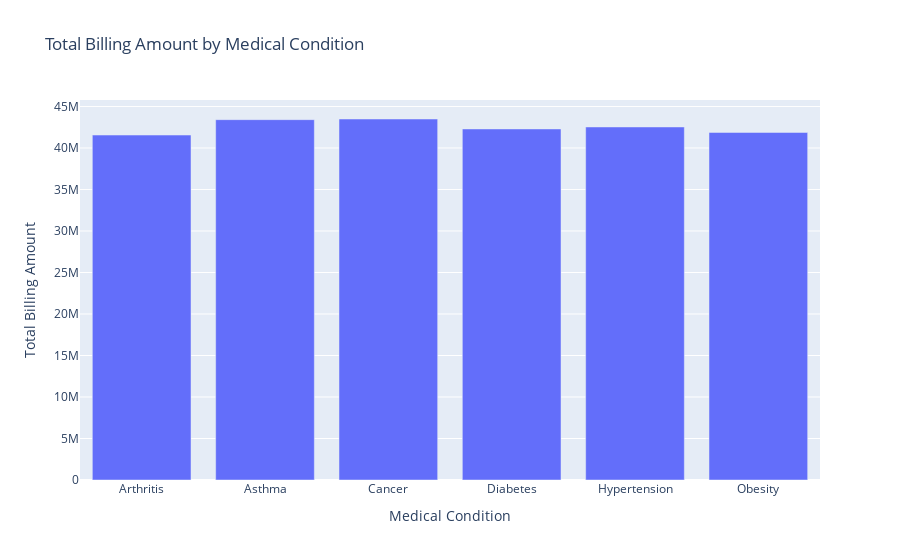

Notebook cell for this chart:
### Code cell
# Grouping by medical condition to get total billing amounts
df_condition_billing = df.groupby('medical_condition')['billing_amount'].sum().reset_index()

# Creating a bar plot for total billing amounts by medical condition
fig_condition_billing = px.bar(
    df_condition_billing,
    x='medical_condition',
    y='billing_amount',
    title='Total Billing Amount by Medical Condition',
    labels={'medical_condition': 'Medical Condition', 'billing_amount': 'Total Billing Amount'}
)
fig_condition_billing.show()

### Figure 1 — Plotly figure (JSON) as saved in the notebook; plotly's stock layout.template omitted (floating-point values rounded to 4 significant figures)
{"data": [{"alignmentgroup": "True", "hovertemplate": "Medical Condition=%{x}<br>Total Billing Amount=%{y}<extra></extra>", "legendgroup": "", "marker": {"color": "#636efa", "pattern": {"shape": ""}}, "name": "", "offsetgroup": "", "orientation": "v", "showlegend": false, "textposition": "auto", "type": "bar", "x": ["Arthritis", "Asthma", "Cancer", "Diabetes", "Hypertension", "Obesity"], "xaxis": "x", "y": [41560000.0, 43410000.0, 43490000.0, 42300000.0, 42530000.0, 41870000.0], "yaxis": "y"}], "layout": {"autosize": true, "barmode": "relative", "legend": {"tracegroupgap": 0}, "title": {"text": "Total Billing Amount by Medical Condition"}, "xaxis": {"anchor": "y", "autorange": true, "domain": [0, 1], "range": [-0.5, 5.5], "title": {"text": "Medical Condition"}, "type": "category"}, "yaxis": {"anchor": "x", "autorange": true, "domain": [0, 1], "range": [0, 45780000.0], "title": {"text": "Total Billing Amount"}, "type": "linear"}}}
